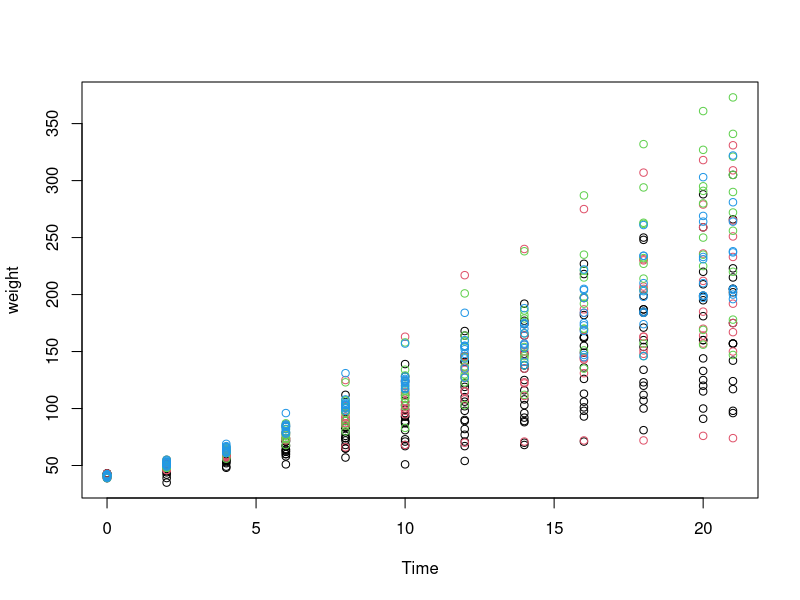

Here is the R script that generated this plot:
## ---- chunk 1
knitr::opts_chunk$set(echo = TRUE)
## ---- chunk 2
summary(ChickWeight)
## ---- chunk 3
with(ChickWeight, plot(Time, weight, col=Diet))
## ---- chunk 4
mean(ChickWeight$weight)
